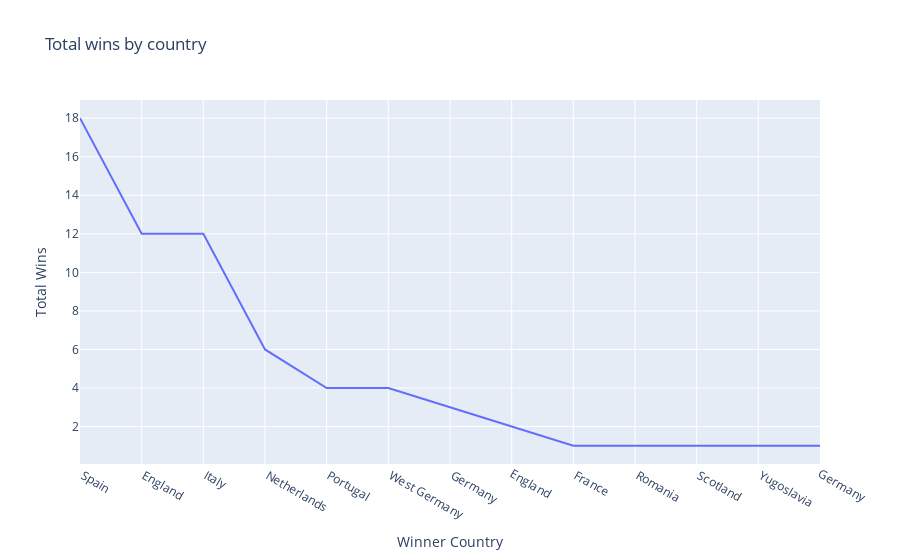

Write notebook code for a chart like this one.
### Code cell
import plotly.express as px
fig = px.line(wins_by_country, x="Winner Country", y="Total Wins", title='Total wins by country')
iplot(fig)
# when we hover over the graph we can see the country that won and total number of times it won

### Figure 1 — Plotly figure (JSON) as saved in the notebook; plotly's stock layout.template omitted (floating-point values rounded to 4 significant figures)
{"data": [{"hovertemplate": "Winner Country=%{x}<br>Total Wins=%{y}<extra></extra>", "legendgroup": "", "line": {"color": "#636efa", "dash": "solid"}, "marker": {"symbol": "circle"}, "mode": "lines", "name": "", "orientation": "v", "showlegend": false, "type": "scatter", "x": [" Spain", " England", " Italy", " Netherlands", " Portugal", " West Germany", " Germany", "England", " France", " Romania", " Scotland", " Yugoslavia", "Germany"], "xaxis": "x", "y": [18, 12, 12, 6, 4, 4, 3, 2, 1, 1, 1, 1, 1], "yaxis": "y"}], "layout": {"legend": {"tracegroupgap": 0}, "title": {"text": "Total wins by country"}, "xaxis": {"anchor": "y", "domain": [0, 1], "title": {"text": "Winner Country"}}, "yaxis": {"anchor": "x", "domain": [0, 1], "title": {"text": "Total Wins"}}}}
